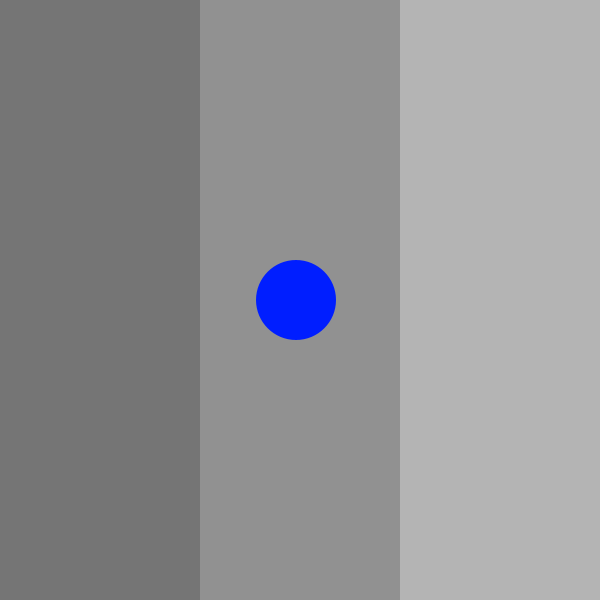
Frame 1 (no input)
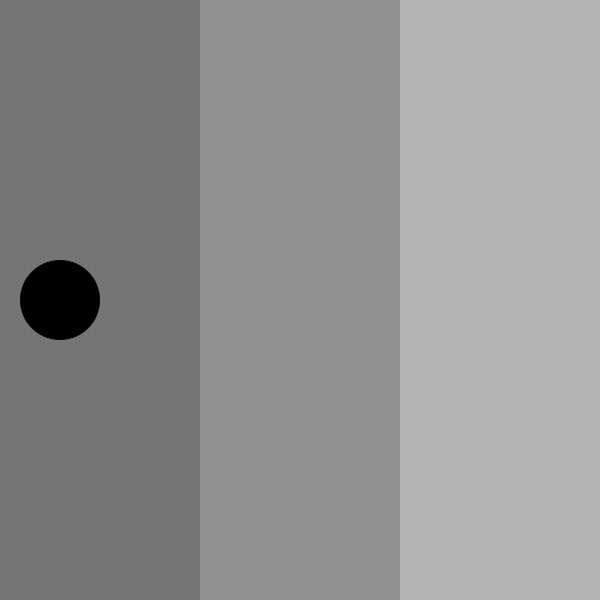
Frame 60 (the mouse pressed at the canvas centre just before this capture)
Frame 120 (the mouse held since frame 60 and released just before this capture): identical to frame 60, image omitted

The Processing sketch that drew these frames (run headless with seeded random() and noise(); from frame 60 on, the mouse is pressed at the canvas centre):

// Processing sketch: day2_04_ifelse
// ── day2_04_ifelse.pde
/*
Bootcamp CODE 2015 - InClass Sketch
Created by: Umi Syam
August 4, 2015
*/

int posX;
int posY;
int speed;

void setup() {
   size(600,600); 
   colorMode(HSB, 360, 100, 100);
   posX = width/2;
   posY = height/2; 
   speed = 4;
   frameRate(30);
}

void draw() {
  background(255);  
  
  fill(0,50);
  noStroke();
  rect(0,0,width/3, height);
  rect(0,0,width*2/3, height);
  
  if (mouseX < width/3) {
//  posX = posX - speed; 
//  a shorter way to write this:    
    posX -= speed;
  } else if (mouseX > width*2/3){
    posX += speed;
  }
  
  if (posX >= width/3 && posX <= width*2/3) {
    fill(random(360), 100, 100);
    ellipse(posX, posY, 80, 80);  
  } else {
    fill(0);
    ellipse(posX, posY, 80,80);
  }
  
  if (posX > width || posX < 0) {
    speed *= -1;  
  }
}
